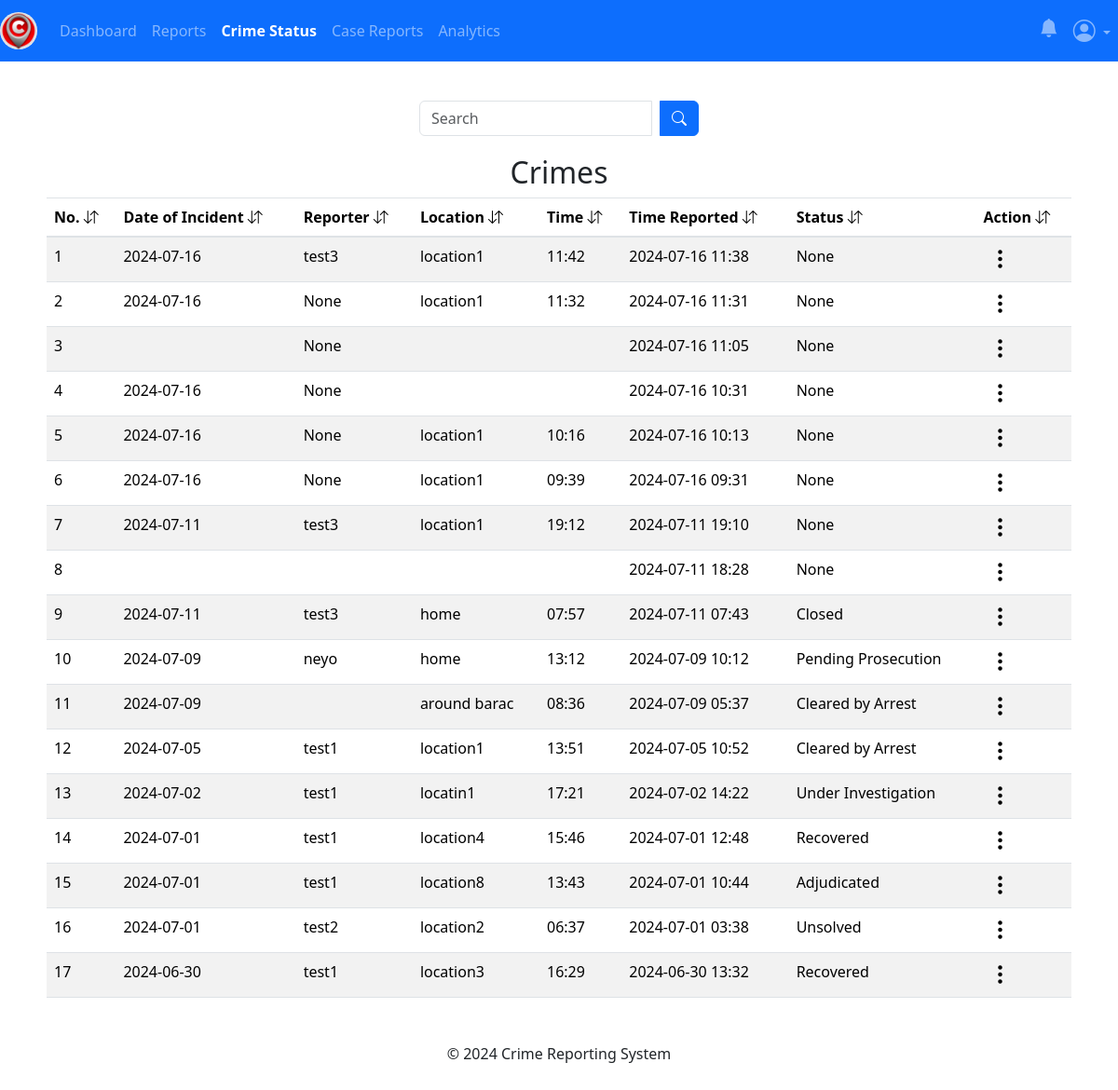
Before: /admin/crime_status (signed in) with the older database file.
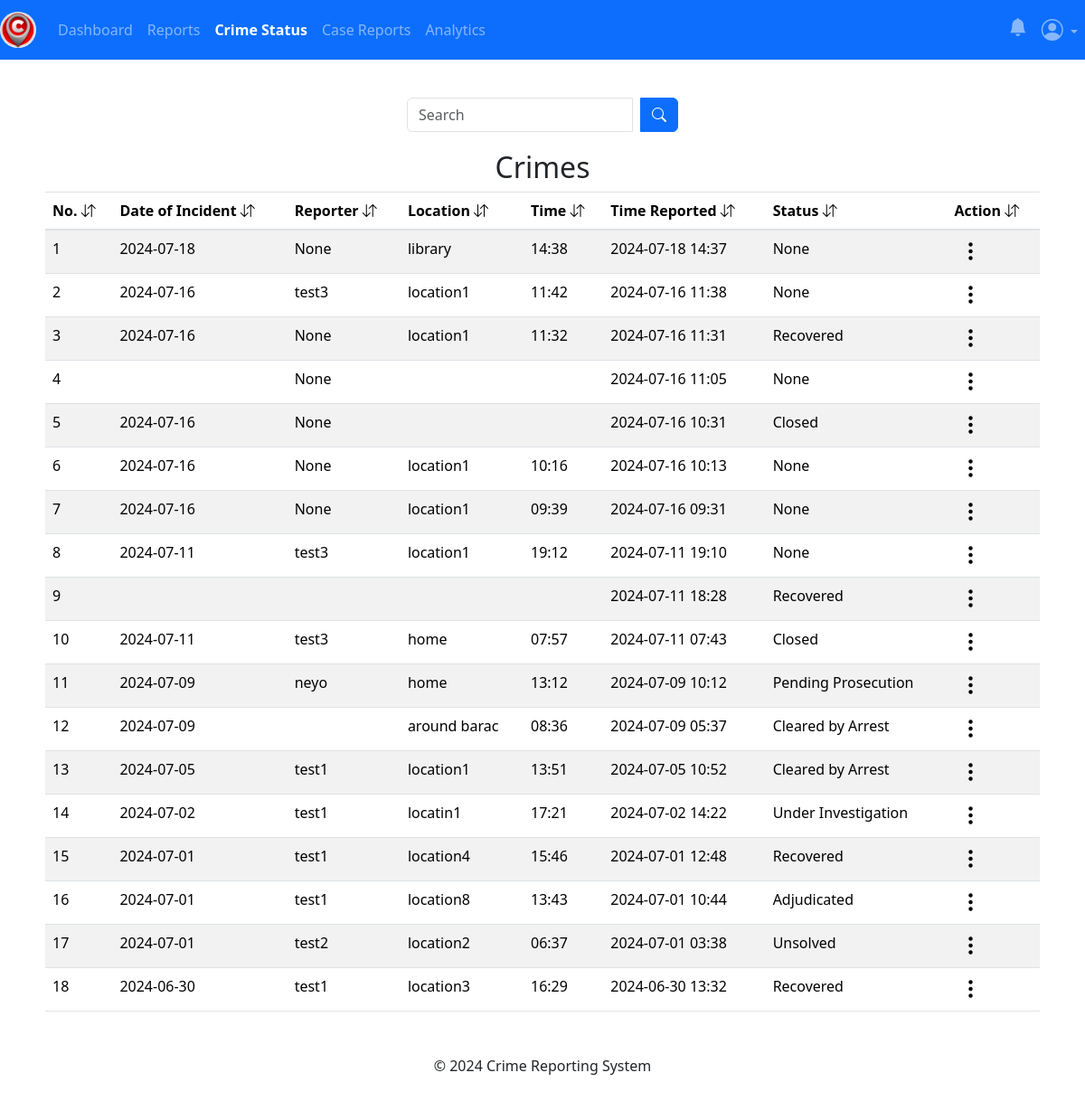
After: the same page with the newer database file.
### app/posts/models.py (models this page shows, shortened)
class Crime(db.Model, UserMixin):
    crime_id = db.Column(db.Integer, primary_key=True)
    date_of_incident = db.Column(db.String(10), nullable=False)
    issued_by = db.Column(db.String(20), nullable=True)
    time_of_incident = db.Column(db.String(10), nullable=False)
    phonenumber = db.Column(db.String(10), nullable=True)
    incident_location = db.Column(db.Text, nullable=False)
    incident_nature = db.Column(db.Text, nullable=False)
    incident_details = db.Column(db.Text, nullable=False)
    suspect_details = db.Column(db.Text, nullable=True)
    arrest_history = db.Column(db.Text, nullable=True)
    suspect_name = db.Column(db.String(10), nullable=True)
    comments = db.Column(db.Text, nullable=True)
    crime_status = db.Column(db.String(10), nullable=True)
    latitude = db.Column(db.Float)
    longitude = db.Column(db.Float)
    crime_file_upload = db.Column(db.Text, nullable=True)
    crime_file_name = db.Column(db.Text, nullable=True)
    crime_mimetype = db.Column(db.Text, nullable=True)
    date_crime_received = db.Column(db.DateTime(timezone=True), default=current_time())
    reporter_id = db.Column(db.Integer, db.ForeignKey('user.id'))

### app/admins/routes.py (the view)
@admins.route('/admin/crime_status')
@admin_required
def crimeStatus():
    search_crime = request.args.get('search_crime', '')
    try:
        if search_crime:
            crimes_status = Crime.query.filter(
                Crime.incident_location.ilike(f'%{search_crime}%') |
                Crime.issued_by.ilike(f'%{search_crime}%') |
                Crime.date_of_incident.ilike(f'%{search_crime}%') |
                Crime.time_of_incident.ilike(f'%{search_crime}%') |
                Crime.date_crime_received.ilike(f'%{search_crime}%') |
                Crime.crime_status.ilike(f'%{search_crime}%')
            ).order_by(desc(Crime.date_crime_received)).all()
        else:
            crimes_status = Crime.query.order_by(desc(Crime.date_crime_received)).all()
    except Exception as e:
        current_app.logger.error(f"Database error: {str(e)}")
        flash("An error occurred while fetching crime status reports.", "danger")
        return redirect(url_for('admins.crimeStatus'))
    if not crimes_status:
        flash("No crime status reports found.", "info")
    return render_template('admin/crime_status.html', title='Crime Status', crimes_status=crimes_status)

### app/__init__.py (called while the page is built)
@login_manager.user_loader
def load_user(user_id):
    return models.User.query.get(user_id)

### app/admins/routes.py (called while the page is built)
def admin_required(f):
    @wraps(f)
    def decorated_function(*args, **kwargs):
        if not session.get('admin_id'):
            flash('You need to be logged in as an admin to access the page.', 'danger')
            return redirect(url_for('admins.adminIndex'))
        return f(*args, **kwargs)
    return decorated_function

### app/templates/admin/crime_status.html (shortened to what this page needs)
{% extends 'admin/layout.html' %}
{% block content %}
<div class="container">
    <br>
    <form method="GET" action="{{ url_for('admins.crimeStatus') }}" class="search-form">
        <div class="input-group search-input">
            <input type="text" name="search_crime" class="form-control" placeholder="Search">
            <div class="input-group-append ms-2">
                <button type="submit" class="btn btn-primary">
                    <i class="bi bi-search"></i>
                </button>
            </div>
        </div>
    </form>
{% if crimes_status %}
<table class="table table-striped table-hover">
    <h2 style="text-align: center;">Crimes</h2>
    <thead>
        <tr>
            <th scope="col">No. <i class="bi bi-arrow-down-up"></i></th>
            <th scope="col">Date of Incident <i class="bi bi-arrow-down-up"></i></th>
            <th scope="col">Reporter <i class="bi bi-arrow-down-up"></i></th>
            <th scope="col">Location <i class="bi bi-arrow-down-up"></i></th>
            <th scope="col">Time <i class="bi bi-arrow-down-up"></i></th>
            <th scope="col">Time Reported <i class="bi bi-arrow-down-up"></i></th>
            <th scope="col">Status <i class="bi bi-arrow-down-up"></i></th>
            <th scope="col">Action <i class="bi bi-arrow-down-up"></i></th>
        </tr>
    </thead>
    <tbody>
        {% for crime in crimes_status %}
            <tr>
                <td>{{ loop.index }}</td>
                <td>{{ crime.date_of_incident }}</td>
                <td>{{ crime.issued_by }}</td>
                <td>{{ crime.incident_location }}</td>
                <td>{{ crime.time_of_incident }}</td>
                <td>{{ crime.date_crime_received.strftime('%Y-%m-%d %H:%M') }}</td>
                <td>{{ crime.crime_status }}</td>
                <td>
                    <div class="dropdown">
                        <button class="three-dots-btn" type="button" id="dropdownMenuButton{{ crime.crime_id }}" data-bs-toggle="dropdown" aria-expanded="false">
                            <i class="bi bi-three-dots-vertical h4"></i>
                        </button>
                    </div>
                  </td>
            </tr>
        {% endfor %}
    </tbody>
  </table>
{% endif %}
{% endblock content %}

Changed rows visible on the page:
added Crime: date_of_incident "2024-07-18", issued_by "None", incident_location "library", time_of_incident "14:38", date_crime_received "2024-07-18 14:37", crime_status "None"
changed Crime (number 3 of 18 on the later page): crime_status "None" → "Recovered"
changed Crime (number 5 of 18 on the later page): crime_status "None" → "Closed"
changed Crime (number 9 of 18 on the later page): crime_status "None" → "Recovered"
